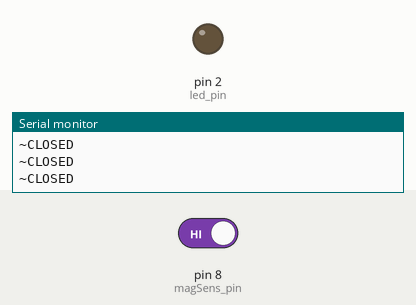
Bench run of a sketch on a simulated Arduino Uno, built with avr-gcc and run on an emulated ATmega328P. Shown: output pins drawn as LEDs (lit = HIGH), the last lines printed to the serial monitor. Inputs (shaded band) come from the test bench; at power-on: pin 8 (magSens_pin) HIGH.

Above: at 1.8 s.
1.9 s: pin 8 (magSens_pin) driven LOW
At 2.6 s:
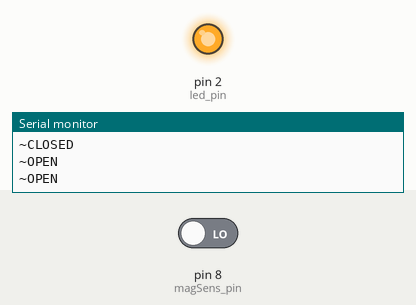
3.5 s: pin 8 (magSens_pin) driven HIGH
At 4.9 s:
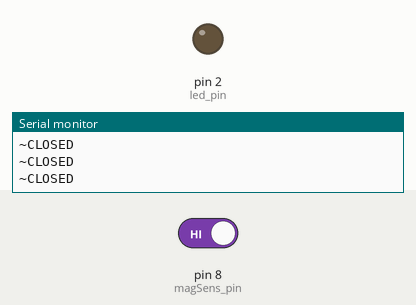
Timing chart, 0 to 6.5 s (numbered marks = the images above; inputs shaded):
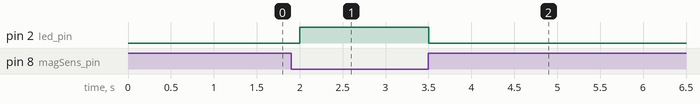

Measured:
- after the input at 1.9 s, pin 2 (led_pin): LOW → HIGH after 0.10 s
- after the input at 3.5 s, pin 2 (led_pin): HIGH → LOW at once

The sketch:

door.ino
```cpp
int led_pin = 2;
int magSens_pin = 8;

void setup() {
  Serial.begin(9600);
  pinMode(magSens_pin, INPUT);
  pinMode(led_pin, OUTPUT);
}

void loop() {
  // put your main code here, to run repeatedly:
  int status = digitalRead(magSens_pin);

  if (status == 0) {
    Serial.println("~OPEN");
    digitalWrite(led_pin, HIGH);
  } else {
    Serial.println("~CLOSED");
    digitalWrite(led_pin, LOW);
  }

  delay(500);
}
```
